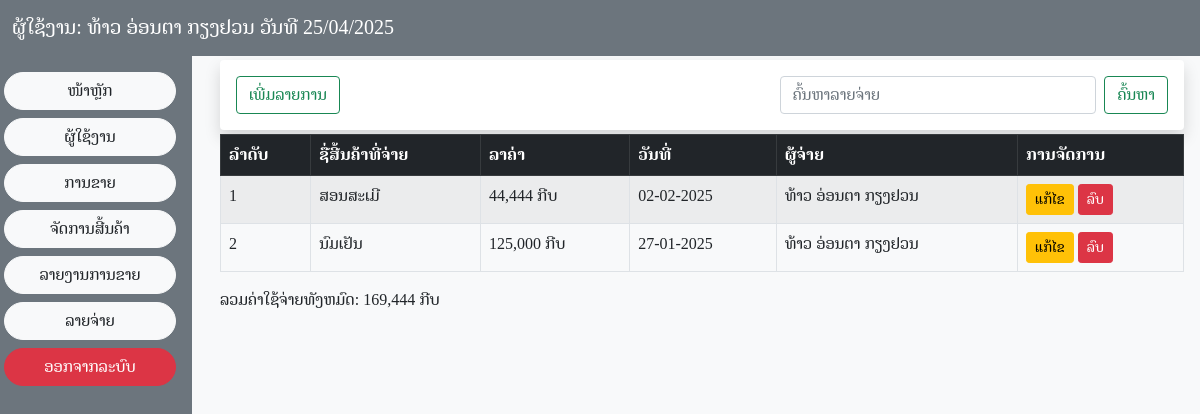
Page /component/expenses.php (signed in) on the committed database.
### tables this page shows
CREATE TABLE IF NOT EXISTS `tb_expenses` (
  `expensesID` int NOT NULL AUTO_INCREMENT,
  `expensesName` varchar(255) NOT NULL,
  `price` int NOT NULL,
  `date` date NOT NULL,
  `Name` varchar(255) NOT NULL,
  PRIMARY KEY (`expensesID`)
);

### pages/showexpenses.php (the view, shortened to what this page needs)
<?php
include_once('../server/server.php');
$sql = "SELECT * FROM tb_expenses";
$statement = $connection->prepare($sql);
$statement->execute();
$users = $statement->fetchAll(PDO::FETCH_ASSOC);
$sql = "SELECT * FROM tb_expenses";
$statement = $connection->prepare($sql);
$statement->execute();
$users = $statement->fetchAll(PDO::FETCH_ASSOC);
?>
<div class="container">
    <div class="bg-white shadow rounded p-3 mb-1 d-flex justify-content-between">
        <button type="button" class="btn btn-outline-success" data-bs-toggle="modal" data-bs-target="#alertModal">
            ເພີ່ມລາຍການ
        </button>
        <form class="d-flex col-lg-5 col-md-5" role="search" method="GET" action="">
            <input class="form-control me-2" type="search" name="search" placeholder="ຄົ້ນຫາລາຍຈ່າຍ" aria-label="Search" value="<?php echo isset($_GET['search']) ? $_GET['search'] : ''; ?>">
            <button class="btn btn-outline-success" type="submit">ຄົ້ນຫາ</button>
        </form>
    </div>
    <table class="table table-striped table-bordered">
        <thead class="table-dark">
            <tr>
                <th scope="col">ລໍາດັບ</th>
                <th scope="col">ຊື່ສີ້ນຄ້າທີ່ຈ່າຍ</th>
                <th scope="col">ລາຄ່າ</th>
                <th scope="col">ວັນທີ່</th>
                <th scope="col">ຜູ້ຈ່າຍ</th>
                <th scope="col">ການຈັດການ</th>
            </tr>
        </thead>
        <tbody>
            <?php if (empty($users)): ?>
                <tr>
                    <td colspan="6" class="text-center">ບໍ່ພົບຂໍ້ມູນທີ່ຄົ້ນຫາ!</td>
                </tr>
            <?php else: ?>
                <?php
                $number = 1;
                foreach ($users as $user):
                ?>
                    <tr>
                        <td><?php echo $number++; ?></td>
                        <td><?php echo htmlspecialchars($user['expensesName']); ?></td>
                        <td><?php echo number_format($user['price'], 0, ".", ",") . " ກີບ"; ?></td>
                        <td><?php echo date("d-m-Y", strtotime($user['date'])); ?></td>
                        <td><?php echo htmlspecialchars($user['Name']); ?></td>
                        <td>
                            <button class="btn btn-warning btn-sm" data-bs-toggle="modal" data-bs-target="#alertEdit<?php echo $user['expensesID']; ?>">ແກ້ໄຂ</button>
                            <form action="/katucafee/backend/expenses/expensesdelete.php" method="POST" class="d-inline">
                                <button type="submit" class="btn btn-danger btn-sm" onclick="return confirm('ທ່ານຢາກລົບຂໍ້ມູນນີ້ແທ້ບໍ່?')">ລົບ</button>
                            </form>
                        </td>
                    </tr>
                <?php endforeach; ?>
            <?php endif; ?>
        </tbody>
    </table>
    <?php
    $sql = "SELECT SUM(price) AS total_price FROM tb_expenses";
    $statement = $connection->prepare($sql);
    if ($statement->execute()) {
        echo $_SESSION['allprice'];
    } else {
        echo "ບໍ່ສາມາດຄິດຄຳນວນລາຄາໄດ້!";
    }
    ?>
</div>
</div>

### component/expenses.php (style rules this page uses)
* { box-sizing: border-box; margin: 0; padding: 0; }
body { font-family: "Noto Serif Lao", serif; }

### component/sidbar.php (style rules this page uses)
body, html { margin: 0; padding: 0; overflow-x: hidden; }

### rows in the picture
tb_expenses: expensesName "ສອນສະເມີ", price "44,444", date "02-02-2025", Name "ທ້າວ ອ່ອນຕາ ກຽງຢວນ"
tb_expenses: expensesName "ນົມເຢັນ", price "125,000", date "27-01-2025", Name "ທ້າວ ອ່ອນຕາ ກຽງຢວນ"

### other values in the picture
$name "ທ້າວ ອ່ອນຕາ ກຽງຢວນ"
$_SESSION['allprice'] "ລວມຄ່າໃຊ້ຈ່າຍທັງຫມົດ: 169,444 ກີບ"
